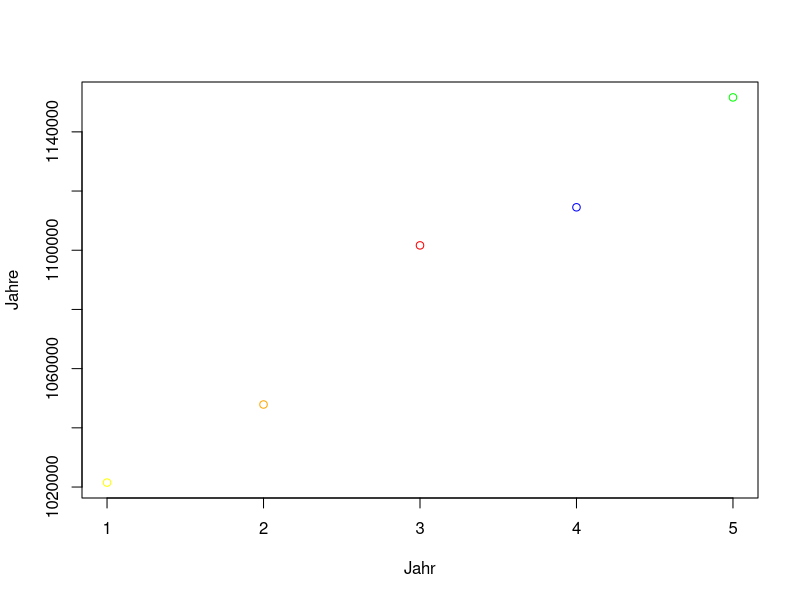
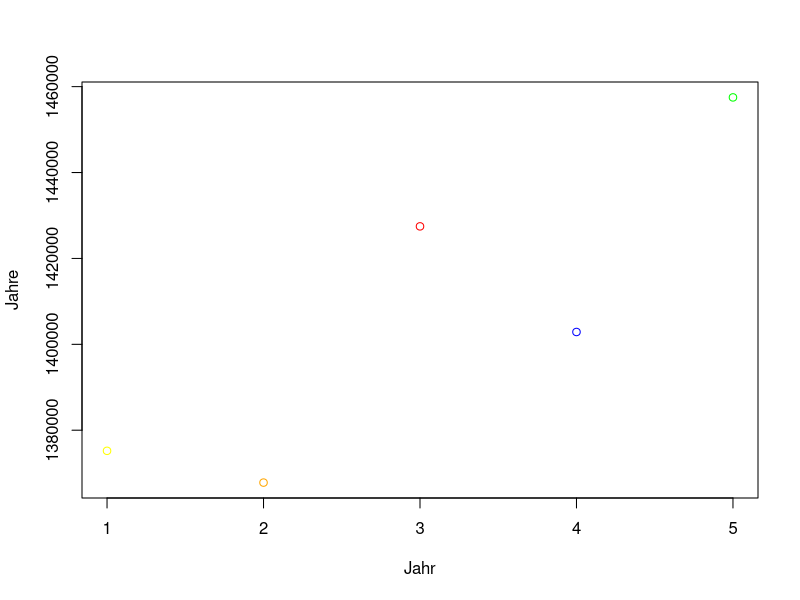

The R script that drew these images, in order:
#Einlesen der Datei, System Linux Ubuntu 12.04
setwd("/home/vhx/Dokumente/R-Statistik/Projekt_S_V/WIN_HSHN_S_V/")
d<-read.csv2("unfalldaten.csv",encoding="utf-8")
d
colors = c("yellow", "orange", "red", "blue", "green")



#Bundesland Baden Württenberg 
# Entwicklung von 2008 bis 2012 

BW<-subset(d,d$Bundesland =="Baden-Württemberg")

BWJ1<-sum(BW$X2008)
BWJ2<-sum(BW$X2009)
BWJ3<-sum(BW$X2010)
BWJ4<-sum(BW$X2011)
BWJ5<-sum(BW$X2012)

Jahre<-c(BWJ1,BWJ2,BWJ3,BWJ4,BWJ5)
summary(Jahre)
plot(Jahre,col=colors,xlab="Jahr")



BY<-subset(d,d$Bundesland =="Bayern")
BY
BYJ1<-sum(BY$X2008)
BYJ2<-sum(BY$X2009)
BYJ3<-sum(BY$X2010)
BYJ4<-sum(BY$X2011)
BYJ5<-sum(BY$X2012)

Jahre<-c(BYJ1,BYJ2,BYJ3,BYJ4,BYJ5)
summary(Jahre)
plot(Jahre,col=colors,xlab="Jahr")
